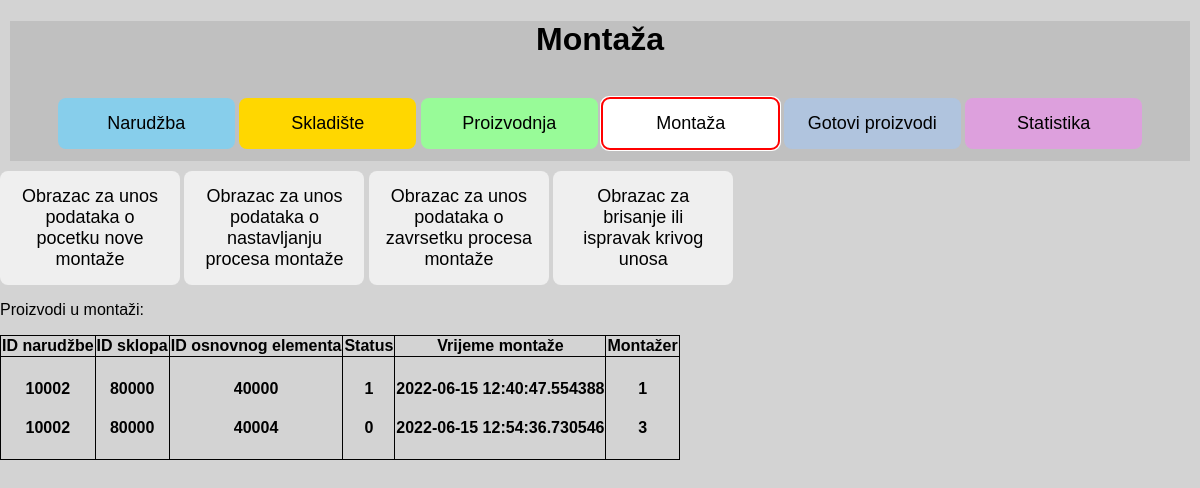
The page /installation on the database its author committed.
### app.py (models this page shows, shortened)
class Installation(db.Model):
    __tablename__ = "installation"
    auto_id = db.Column(db.Integer, primary_key=True)
    order_id = db.Column(db.Integer)
    installation_id = db.Column(db.Integer)
    part_id = db.Column(db.Integer)
    installation_status = db.Column(db.String(200))
    installation_time = db.Column(db.DateTime, default=datetime.now)
    installation_worker = db.Column(db.Integer)
    first_time = True

### app.py (the view)
@app.route("/installation")
def installation():
    product = Installation.query.order_by(Installation.installation_id)
    return render_template("installation.html", product=product)

### templates/installation.html (shortened to what this page needs)
{% extends 'base.html' %}
{% block head %}
<link rel="stylesheet" href="{{ url_for('static', filename='css/installation.css') }}">
{% endblock %}
{% block body %}
<div class="content">
    <h1 id="Naslov">Montaža</h1>
    <br>
    <button class="btn btn-1" , onclick="window.location.href='/order'">Narudžba</button>
    <button class="btn btn-2" , onclick="window.location.href='/warehouse'">Skladište</button>
    <button class="btn btn-3" , onclick="window.location.href='/manufacturing'">Proizvodnja</button>
    <button class="btn btn-4" , onclick="window.location.href='/installation'">Montaža</button>
    <button class="btn btn-5" , onclick="window.location.href='/finishedproduct'">Gotovi proizvodi</button>
    <button class="btn btn-6" , onclick="window.location.href='/statistic'">Statistika</button>
</div>
<button class="btn" , onclick="window.location.href='/new_installation_form'">Obrazac za unos podataka o pocetku nove
    montaže</button>
<button class="btn" , onclick="window.location.href='/existing_installation_form'">Obrazac za unos podataka o
    nastavljanju procesa montaže</button>
<button class="btn" , onclick="window.location.href='/finished_installation_form'">Obrazac za unos podataka o zavrsetku
    procesa montaže</button>
<button class="btn" , onclick="window.location.href='/update_installation_form'">Obrazac za brisanje ili ispravak krivog
    unosa</button>
<p>Proizvodi u montaži:</p>
<table>
    <tr>
        <th>ID narudžbe</th>
        <th>ID sklopa</th>
        <th>ID osnovnog elementa</th>
        <th>Status</th>
        <th>Vrijeme montaže</th>
        <th>Montažer</th>
    </tr>
    <tr>
        <th>
            {% for manufacturing in product %}
            <h4>
                {{manufacturing.order_id}}
            </h4>
            {% endfor %}
        </th>
        <th>
            {% for manufacturing in product %}
            <h4>
                {{manufacturing.installation_id}}
            </h4>
            {% endfor %}
        </th>
        <th>
            {% for manufacturing in product %}
            <h4>
                {{manufacturing.part_id}}
            </h4>
            {% endfor %}
        </th>
        <th>
            {% for manufacturing in product %}
            <h4>
                {{manufacturing.installation_status}}
            </h4>
            {% endfor %}
        </th>
        <th>
            {% for manufacturing in product %}
            <h4>
                {{manufacturing.installation_time}}
            </h4>
            {% endfor %}
        </th>
        <th>
            {% for manufacturing in product %}
            <h4>
                {{manufacturing.installation_worker}}
            </h4>
            {% endfor %}
        </th>
    </tr>
</table>
{% endblock %}

### static/css/main.css (style rules this page uses)
body { margin: 0; font-family: sans-serif; background-color: lightgrey; }
.content { margin: 10px; background-color: silver; text-align: center; height: 140px; }
.btn { padding: 15px; font-size: large; border: none; width: 15%; border-radius: 8px; }
.btn-1 { background-color: skyblue; }
.btn-2 { background-color: gold; }
.btn-3 { background-color: palegreen; }
.btn-4 { background-color: lightsalmon; }
.btn-5 { background-color: lightsteelblue; }
.btn-6 { background-color: plum; }

### static/css/installation.css (style rules this page uses)
body { margin: 0; font-family: sans-serif; background-color: lightgrey; }
.content { margin: 10px; background-color: silver; text-align: center; height: 140px; }
.btn { padding: 15px; font-size: large; border: none; width: 15%; border-radius: 8px; }
.btn-1 { background-color: skyblue; }
.btn-2 { background-color: gold; }
.btn-3 { background-color: palegreen; }
.btn-4 { background-color: white; border-color: red; outline: 50px auto red; }
.btn-5 { background-color: lightsteelblue; }
.btn-6 { background-color: plum; }

### templates/installation.html (style rules this page uses)
table, th, td { border: 1px solid black; border-collapse: collapse; }

### rows shown on the page
Installation: order_id "10002", installation_id "80000", part_id "40000", installation_status "1", installation_time "2022-06-15 12:40:47.554388", installation_worker "1"
Installation: order_id "10002", installation_id "80000", part_id "40004", installation_status "0", installation_time "2022-06-15 12:54:36.730546", installation_worker "3"
